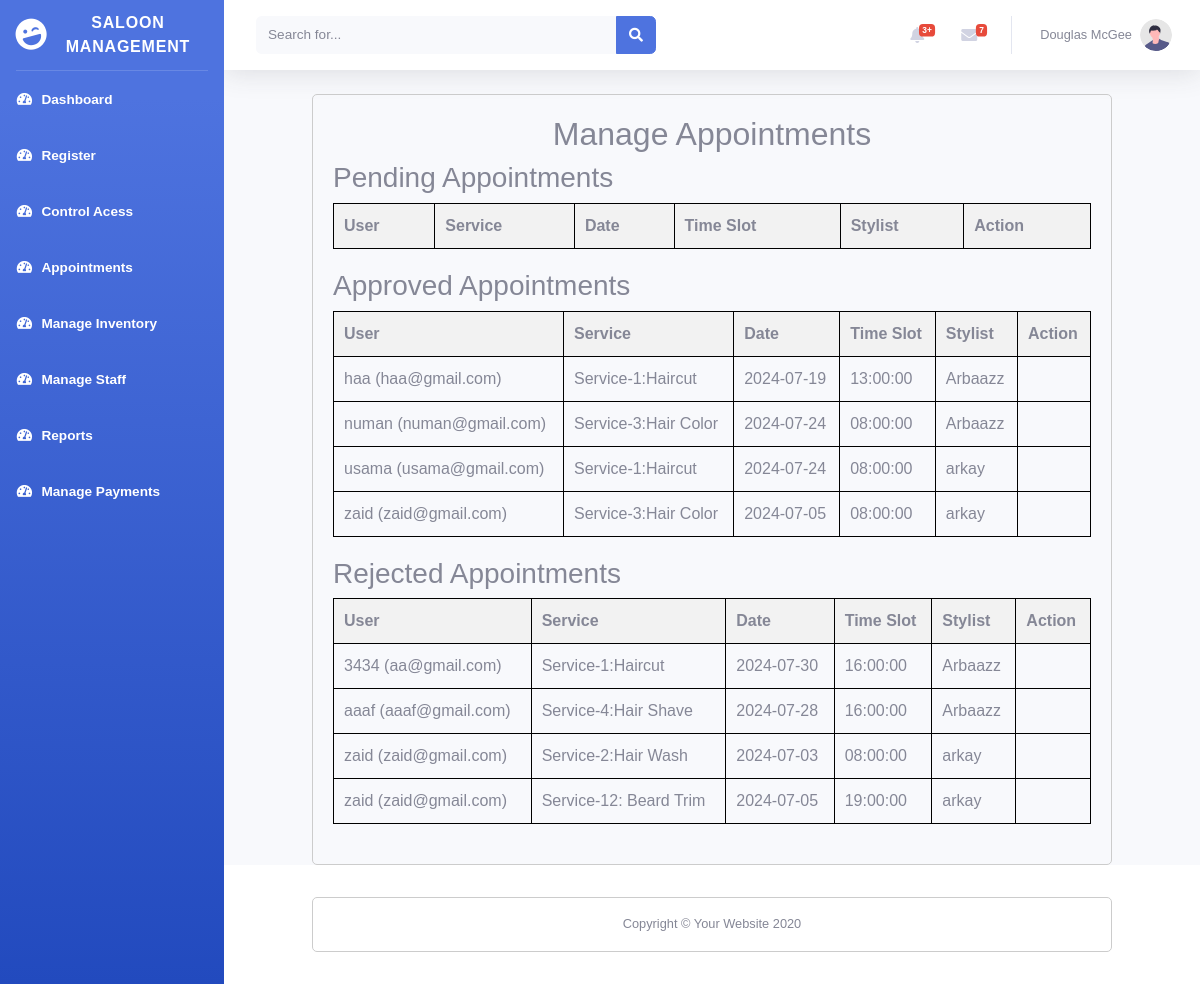
Screenshot of /e_project_saloon_management/admin_panel/admin_appointments.php (signed in) with the database file from the repository.
### tables this page shows
CREATE TABLE `appointments` (
  `id` int(11) NOT NULL,
  `user_id` int(11) DEFAULT NULL,
  `user_name` varchar(100) NOT NULL,
  `stylist_id` int(11) NOT NULL,
  `user_email` varchar(100) NOT NULL,
  `service_id` varchar(255) NOT NULL,
  `appointment_date` date NOT NULL,
  `time_slot_id` int(11) DEFAULT NULL,
  `status` enum('pending','approved','rejected') DEFAULT 'pending'
);

CREATE TABLE `services` (
  `id` int(11) NOT NULL,
  `service_name` varchar(255) NOT NULL,
  `price` decimal(10,2) NOT NULL,
  `description` text DEFAULT NULL,
  `created_at` timestamp NOT NULL DEFAULT current_timestamp()
);

CREATE TABLE `time_slots` (
  `id` int(11) NOT NULL,
  `slot_time` time NOT NULL
);

CREATE TABLE `users` (
  `id` int(11) NOT NULL,
  `user_name` varchar(50) NOT NULL,
  `user_email` varchar(100) NOT NULL,
  `role` enum('admin','user','receptionist','stylist') NOT NULL,
  `user_password` varchar(400) NOT NULL,
  `created_at` timestamp NOT NULL DEFAULT current_timestamp(),
  `contact_info` varchar(255) DEFAULT NULL,
  `work_schedule` text DEFAULT NULL,
  `commission_rate` decimal(5,2) DEFAULT NULL
);

### e_project_saloon_management/admin_panel/admin_appointments.php (the view, shortened to what this page needs)
<?php
include $_SERVER['DOCUMENT_ROOT'] . '/e_project_saloon_management/admin_panel/db_connection.php';
$statuses = ['pending', 'approved', 'rejected'];
$appointments = [];
foreach ($statuses as $status) {
    $appointments_query = "
        SELECT
            a.id,
            a.user_name,
            a.user_email,
            s.service_name,
            a.appointment_date,
            t.slot_time,
            u.user_name AS stylist_name
        FROM appointments a
        JOIN time_slots t ON a.time_slot_id = t.id
        JOIN services s ON a.service_id = s.id
        JOIN users u ON a.stylist_id = u.id
        WHERE a.status = '$status' AND u.role = 'stylist'";
    $appointments[$status] = $conn->query($appointments_query);
}
?>
<!DOCTYPE html>
<html lang="en">
<head>
    <link href="vendor/fontawesome-free/css/all.min.css" rel="stylesheet" type="text/css">
    <link href="css/sb-admin-2.min.css" rel="stylesheet">
    <link href="vendor/datatables/dataTables.bootstrap4.min.css" rel="stylesheet">
</head>
<body id="page-top">
    <div id="wrapper">
        <ul class="navbar-nav bg-gradient-primary sidebar sidebar-dark accordion" id="accordionSidebar">
            <a class="sidebar-brand d-flex align-items-center justify-content-center" href="admin_index.php">
                <div class="sidebar-brand-icon rotate-n-15">
                    <i class="fas fa-laugh-wink"></i>
                </div>
                <div class="sidebar-brand-text mx-3">Saloon Management</div>
            </a>
            <hr class="sidebar-divider my-0">
            <li class="nav-item active">
                <a class="nav-link" href="admin_index.php">
                    <i class="fas fa-fw fa-tachometer-alt"></i>
                    <span>Dashboard</span></a>
            </li>
            <li class="nav-item active">
                <a class="nav-link" href="admin_register.php">
                    <i class="fas fa-fw fa-tachometer-alt"></i>
                    <span>Register</span></a>
            </li>
            <li class="nav-item active">
                <a class="nav-link" href="admin_access_contro.php">
                    <i class="fas fa-fw fa-tachometer-alt"></i>
                    <span>Control Acess</span></a>
            </li>
            <li class="nav-item active">
                <a class="nav-link" href="admin_appointments.php">
                    <i class="fas fa-fw fa-tachometer-alt"></i>
                    <span>Appointments</span></a>
            </li>
            <li class="nav-item active">
                <a class="nav-link" href="manage_inventory.php">
                    <i class="fas fa-fw fa-tachometer-alt"></i>
                    <span>Manage Inventory</span></a>
            </li>
            <li class="nav-item active">
                <a class="nav-link" href="staff_management.php">
                    <i class="fas fa-fw fa-tachometer-alt"></i>
                    <span>Manage Staff</span></a>
            </li>
            <li class="nav-item active">
                <a class="nav-link" href="reports.php">
                    <i class="fas fa-fw fa-tachometer-alt"></i>
                    <span>Reports</span></a>
            </li>
            <li class="nav-item active">
                <a class="nav-link" href="record_and_display_payment.php">
                    <i class="fas fa-fw fa-tachometer-alt"></i>
                    <span>Manage Payments</span></a>
            </li>
        </ul>
        <div id="content-wrapper" class="d-flex flex-column">
            <div id="content">
                <nav class="navbar navbar-expand navbar-light bg-white topbar mb-4 static-top shadow">
                    <form
                        class="d-none d-sm-inline-block form-inline mr-auto ml-md-3 my-2 my-md-0 mw-100 navbar-search">
                        <div class="input-group">
                            <input type="text" class="form-control bg-light border-0 small" placeholder="Search for..."
                                aria-label="Search" aria-describedby="basic-addon2">
                            <div class="input-group-append">
                                <button class="btn btn-primary" type="button">
                                    <i class="fas fa-search fa-sm"></i>
                                </button>
                            </div>
                        </div>
                    </form>
                    <ul class="navbar-nav ml-auto">
                        <li class="nav-item dropdown no-arrow mx-1">
                            <a class="nav-link dropdown-toggle" href="#" id="alertsDropdown" role="button"
                                data-toggle="dropdown" aria-haspopup="true" aria-expanded="false">
                                <i class="fas fa-bell fa-fw"></i>
                                <span class="badge badge-danger badge-counter">3+</span>
                            </a>
                        </li>
                        <li class="nav-item dropdown no-arrow mx-1">
                            <a class="nav-link dropdown-toggle" href="#" id="messagesDropdown" role="button"
                                data-toggle="dropdown" aria-haspopup="true" aria-expanded="false">
                                <i class="fas fa-envelope fa-fw"></i>
                                <span class="badge badge-danger badge-counter">7</span>
                            </a>
                        </li>
                        <li class="nav-item dropdown no-arrow">
                            <a class="nav-link dropdown-toggle" href="#" id="userDropdown" role="button"
                                data-toggle="dropdown" aria-haspopup="true" aria-expanded="false">
                                <span class="mr-2 d-none d-lg-inline text-gray-600 small">Douglas McGee</span>
                                <img class="img-profile rounded-circle"
                                    src="img/undraw_profile.svg">
                            </a>
                        </li>
                    </ul>
                </nav>
<div class="container">
    <h2>Manage Appointments</h2>
    <?php foreach ($statuses as $status) { ?>
        <h3><?= ucfirst($status) ?> Appointments</h3>
        <table>
            <tr>
                <th>User</th>
                <th>Service</th>
                <th>Date</th>
                <th>Time Slot</th>
                <th>Stylist</th>
                <th>Action</th>
            </tr>
            <?php while ($appointment = $appointments[$status]->fetch_assoc()) { ?>
            <tr>
                <td><?= htmlspecialchars($appointment['user_name']) ?> (<?= htmlspecialchars($appointment['user_email']) ?>)</td>
                <td><?= htmlspecialchars($appointment['service_name']) ?></td>
                <td><?= htmlspecialchars($appointment['appointment_date']) ?></td>
                <td><?= htmlspecialchars($appointment['slot_time']) ?></td>
                <td><?= htmlspecialchars($appointment['stylist_name']) ?></td>
                <td>
                </td>
            </tr>
            <?php } ?>
        </table>
    <?php } ?>
</div>
            <footer class="sticky-footer bg-white">
                <div class="container my-auto">
                    <div class="copyright text-center my-auto">
                        <span>Copyright &copy; Your Website 2020</span>
                    </div>
                </div>
            </footer>
        </div>
    </div>
</body>
</html>

### e_project_saloon_management/admin_panel/admin_appointments.php (style rules this page uses)
body { font-family: Arial, sans-serif; }
.container { max-width: 800px; margin: auto; padding: 20px; border: 1px solid #ccc; border-radius: 5px; }
h2 { text-align: center; }
table { width: 100%; border-collapse: collapse; margin-bottom: 20px; }
table, th, td { border: 1px solid black; }
th, td { padding: 10px; text-align: left; }
th { background-color: #f2f2f2; }
button { background-color: #4CAF50; color: white; border: none; cursor: pointer; padding: 5px; }

### rows the page displays
appointments: user_name "haa", user_email "haa@gmail.com", service.service_name "Service-1:Haircut", appointment_date "2024-07-19", time_slot.slot_time "13:00:00", users.user_name "Arbaazz"
appointments: user_name "numan", user_email "numan@gmail.com", service.service_name "Service-3:Hair Color", appointment_date "2024-07-24", time_slot.slot_time "08:00:00", users.user_name "Arbaazz"
appointments: user_name "usama", user_email "usama@gmail.com", service.service_name "Service-1:Haircut", appointment_date "2024-07-24", time_slot.slot_time "08:00:00", users.user_name "arkay"
appointments: user_name "zaid", user_email "zaid@gmail.com", service.service_name "Service-3:Hair Color", appointment_date "2024-07-05", time_slot.slot_time "08:00:00", users.user_name "arkay"
appointments: user_name "3434", user_email "aa@gmail.com", service.service_name "Service-1:Haircut", appointment_date "2024-07-30", time_slot.slot_time "16:00:00", users.user_name "Arbaazz"
appointments: user_name "aaaf", user_email "aaaf@gmail.com", service.service_name "Service-4:Hair Shave", appointment_date "2024-07-28", time_slot.slot_time "16:00:00", users.user_name "Arbaazz"
appointments: user_name "zaid", user_email "zaid@gmail.com", service.service_name "Service-2:Hair Wash", appointment_date "2024-07-03", time_slot.slot_time "08:00:00", users.user_name "arkay"
appointments: user_name "zaid", user_email "zaid@gmail.com", service.service_name "Service-12: Beard Trim", appointment_date "2024-07-05", time_slot.slot_time "19:00:00", users.user_name "arkay"

### other values shown
$status "Pending"
$status "Approved"
$status "Rejected"
